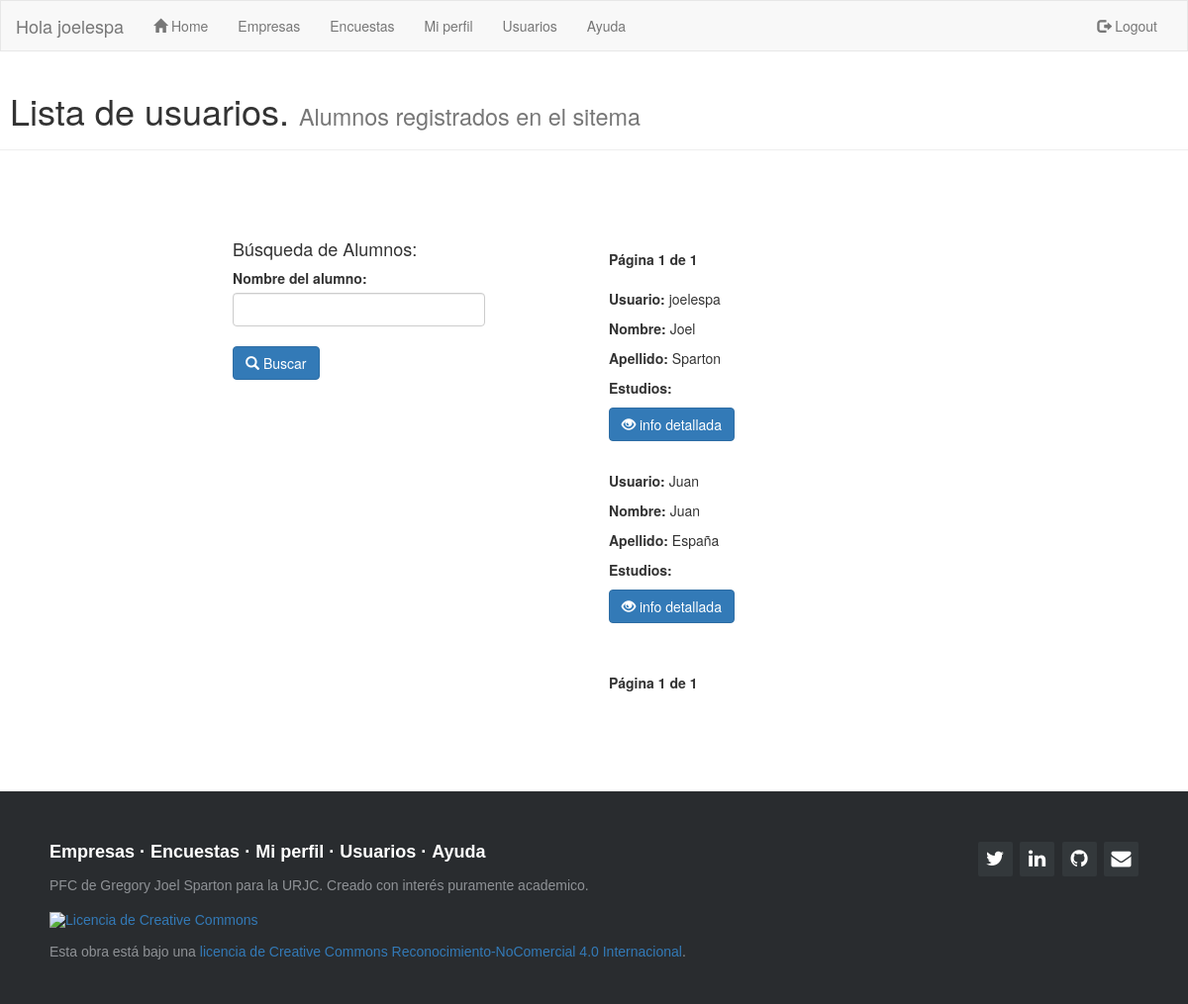
The page /usuarios/ (signed in) on the database as committed earlier.
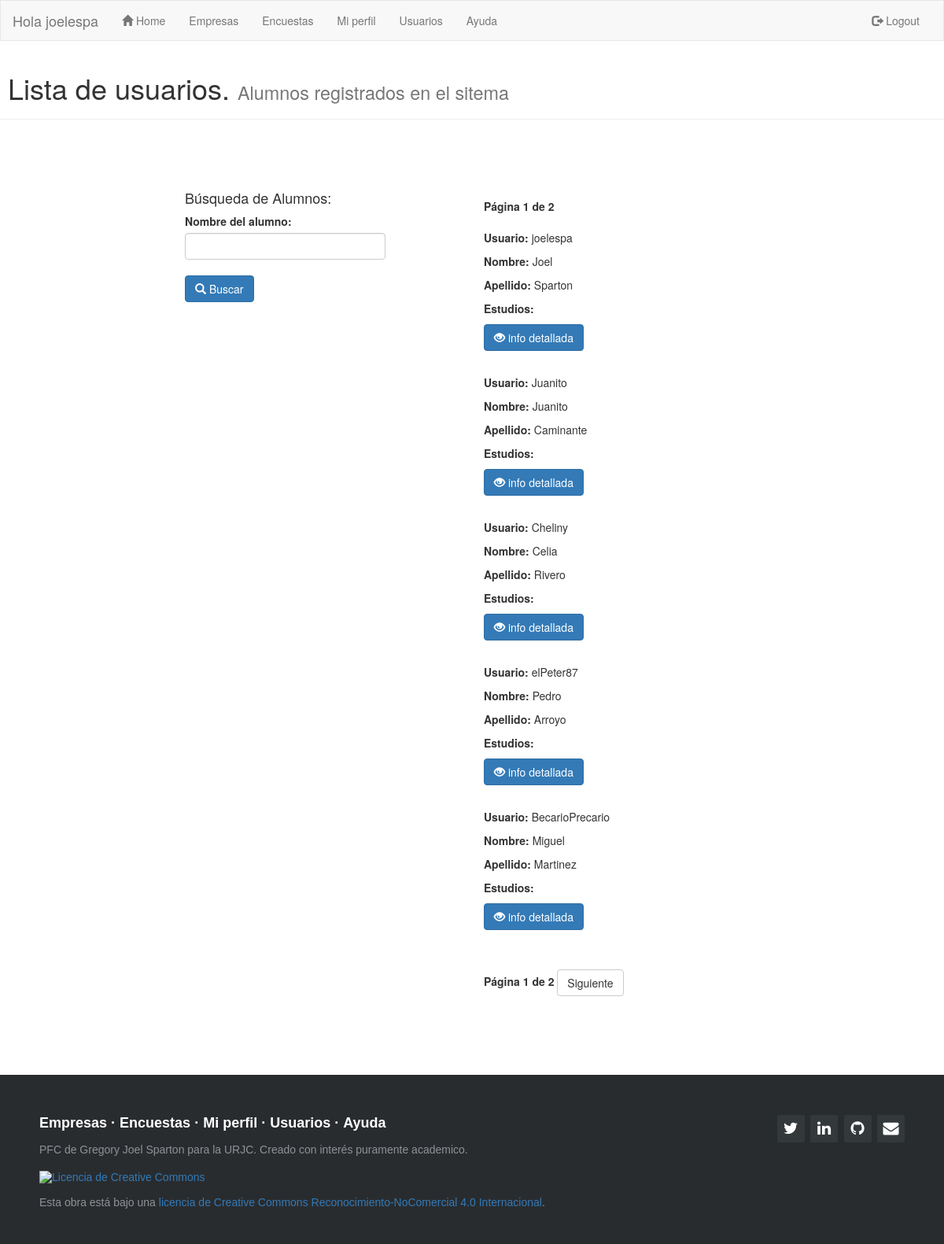
The same page on the database as committed later.
### sopa/models.py (models this page shows)
class usuarios(AbstractUser):
    grado = models.TextField(max_length=50,null=True,blank=True,default='')

### sopa/views.py (the view)
# urls.py: url(r'^usuarios/$', views.lista_usuarios, name='lista_usuarios'),
@login_required
def lista_usuarios(request):
    usuario = usuarios.objects.all()
    paginator = Paginator(usuario, 5) # Show 5 contacts per page
    page = request.GET.get('page')
    try:
        usuariol = paginator.page(page)
    except PageNotAnInteger:
        usuariol = paginator.page(1)
    except EmptyPage:
        usuariol = paginator.page(paginator.num_pages)
    return render(request, 'sopa/lista_alumnos.html', {'titulo': 'SOPA lista usuarios' ,'alumnos' : usuariol})

### sopa/templates/sopa/lista_alumnos.html (shortened to what this page needs)
{% extends "sopa/index.html" %}
{% block content %}
<div class="page-header">
  <h1>&nbsp;Lista de usuarios. <small>Alumnos registrados en el sitema</small></h1>
</div>
<div class="container">
    <br />
    <br />
    <br />
    <div class="col-md-3 col-md-offset-2">
      <h4> Búsqueda de Alumnos: </h4>
        <form action="/usuarios/buscar/" method="POST">
        <label for= "e">Nombre del alumno:</label>
        <input id="e" type="text" class="form-control" name = "e" ><br>
        <button type="submit" class="btn btn-primary" value="Buscar"><span class="glyphicon glyphicon-search" aria-hidden="true"></span> Buscar</button>
        </form>
   <br>
   <br>
 </div>
  <div class ="col-md-5 col-md-offset-1">
     <div class="pagination">
       <span class="current">
           <strong>Página {{ alumnos.number }} de {{ alumnos.paginator.num_pages }}</strong>
        </span></div>
{% for alumno in alumnos %}
  <p><b> Usuario:</b> {{alumno.username}} </p>
  <p><b> Nombre:</b> {{alumno.first_name}} </p>
  <p><b> Apellido:</b> {{alumno.last_name}} </p>
  <p><b> Estudios:</b> {{alumno.grado}} </p>
  <p><a href= '/usuarios/{{alumno.username}}' class="btn btn-primary" role="button">
    <span class="glyphicon glyphicon-eye-open" aria-hidden="true"></span>    info detallada</a></span></p>
  <br>
{% endfor %}
<div class="pagination">
 <span class="step-links">
     <span class="current">
         <strong>Página {{ alumnos.number }} de {{ alumnos.paginator.num_pages }}
     </span>
     {% if alumnos.has_next %}
         <a href="?page={{ alumnos.next_page_number }}" class="btn btn-default" role="button">Siguiente</a></strong>
     {% endif %}
 </span>
</div>
</div>
</div>
{% endblock content %}

### sopa/templates/sopa/index.html (shortened to what this page needs)
{% load staticfiles %}
<!DOCTYPE html>
<html lang="en">
<head>
  <link rel="stylesheet" href="https://maxcdn.bootstrapcdn.com/bootstrap/3.3.7/css/bootstrap.min.css">
  <link rel="stylesheet" href="{% static 'css/sopa.css' %}">
  <link href="//maxcdn.bootstrapcdn.com/font-awesome/4.1.0/css/font-awesome.min.css" rel="stylesheet">
</head>
  <nav class="navbar navbar-default">
    <div class="container-fluid">
      <div class="navbar-header">
        <a class="navbar-brand" >Hola {{ user.username }}</a>
      </div>
      <div class="collapse navbar-collapse" id="myNavbar">
        <ul class="nav navbar-nav">
          <li><a href="/"><span class="glyphicon glyphicon-home" aria-hidden="true"></span> Home</a></li>
          <li><a title="Empresas" href="/empresas">Empresas</a></li>
          <li><a title="Encuestas" href="/encuesta">Encuestas</a></li>
          <li><a title="Mi perfil" href="/usuarios/miperfil">Mi perfil</a></li>
          <li><a title="Usuarios" href="/usuarios">Usuarios</a></li>
          <li><a title="Ayuda" href="/ayuda">Ayuda</a></li>
        </ul>
        <ul class="nav navbar-nav navbar-right">
          {% if user.is_authenticated %}
          <li><a href="/logout"><span class="glyphicon glyphicon-log-out"></span> Logout</a></li>
          {% endif %}
        </ul>
      </div>
  </div>
</nav>
<body>
{% block content %}
{% endblock content %}
</body>
<footer class="footer-distributed">
  <div class="footer-right">
    <a href="https://twitter.com/joelespa"><i class="fa fa-twitter"></i></a>
    <a href="https://www.linkedin.com/in/joel-sparton-05886665/"><i class="fa fa-linkedin"></i></a>
    <a href="https://github.com/joelespa"><i class="fa fa-github"></i></a>
    <a href="mailto:joelespa@hotmail.com"><i class="fa fa-envelope" aria-hidden="true"></i>
  </div>
  <div class="footer-left">
    <p class="footer-links">
      <a href="/empresas">Empresas</a>
      ·
      <a href="/encuesta">Encuestas</a>
      ·
      <a href="/usuarios/miperfil">Mi perfil</a>
      ·
      <a href="/usuarios">Usuarios</a>
      ·
      <a href="/ayuda">Ayuda</a>
    </p>
    <p>PFC de Gregory Joel Sparton para la URJC. Creado con interés puramente academico.</p><br>
    <p><a rel="license" href="http://creativecommons.org/licenses/by-nc/4.0/"><img alt="Licencia de Creative Commons" style="border-width:0" src="https://i.creativecommons.org/l/by-nc/4.0/88x31.png" /></a><br><br>Esta obra está bajo una <a rel="license" href="http://creativecommons.org/licenses/by-nc/4.0/">licencia de Creative Commons Reconocimiento-NoComercial 4.0 Internacional</a>.</p>
  </div>
</footer>

Rows that differ between the two databases and show on the page:
changed usuarios: username "Juan" → "Juanito"; first_name "Juan" → "Juanito"; last_name "España" → "Caminante"
added usuarios: username "Cheliny", first_name "Celia", last_name "Rivero"
added usuarios: username "elPeter87", first_name "Pedro", last_name "Arroyo"
added usuarios: username "BecarioPrecario", first_name "Miguel", last_name "Martinez"
Other text that changed with them:
{{ alumnos.paginator.num_pages }}: "1" → "2"
text now shown: "Siguiente"
